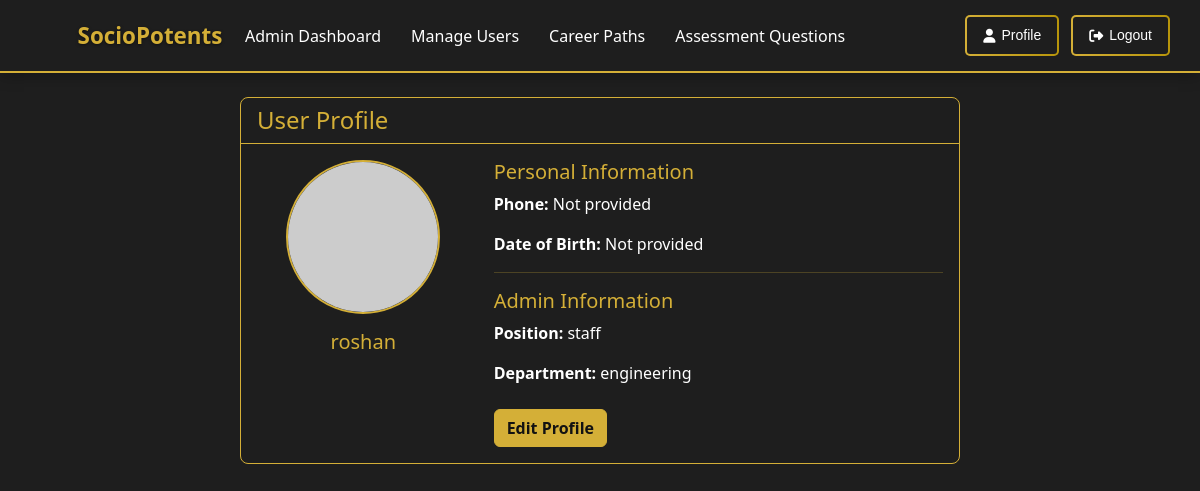
The app's page /profile/ (signed in) with its own data.
### career_site/models.py (models this page shows, shortened)
class User(AbstractUser):
    is_student = models.BooleanField(default=False)
    is_admin = models.BooleanField(default=False)
    phone = models.CharField(max_length=15, blank=True)
    date_of_birth = models.DateField(null=True, blank=True)

class AdminProfile(models.Model):
    user = models.OneToOneField(User, on_delete=models.CASCADE, primary_key=True)
    position = models.CharField(max_length=100)
    department = models.CharField(max_length=100)

### career_site/views.py (the view)
# urls.py: path('profile/', views.profile, name='profile'),
@login_required
def profile(request):
    if request.user.is_student:
        profile = request.user.studentprofile
    elif request.user.is_admin:
        profile = request.user.adminprofile
    else:
        profile = None
    return render(request, 'profile.html', {'profile': profile})

### career_site/templates/profile.html (shortened to what this page needs)
{% extends 'base.html' %}
{% block content %}
<div class="container mt-4">
    <div class="row justify-content-center">
        <div class="col-md-8">
            <div class="card" style="background-color: #1E1E1E; border-color: #D4AF37;">
                <div class="card-header" style="border-color: #D4AF37;">
                    <h4 class="mb-0" style="color: #D4AF37;">User Profile</h4>
                </div>
                <div class="card-body">
                    <div class="row">
                        <div class="col-md-4 text-center">
                            {% if user.profile_picture %}
                                <img src="{{ user.profile_picture.url }}" class="rounded-circle mb-3" alt="Profile Picture" style="width: 150px; height: 150px; object-fit: cover; border: 2px solid #D4AF37;">
                            {% else %}
                                <img src="https://via.placeholder.com/150" class="rounded-circle mb-3" alt="Default Profile Picture" style="border: 2px solid #D4AF37;">
                            {% endif %}
                            <h5 style="color: #D4AF37;">{{ user.username }}</h5>
                        </div>
                        <div class="col-md-8">
                            <h5 style="color: #D4AF37;">Personal Information</h5>
                            <p class="text-white"><strong>Phone:</strong> {{ user.phone|default:"Not provided" }}</p>
                            <p class="text-white"><strong>Date of Birth:</strong> {{ user.date_of_birth|default:"Not provided" }}</p>
                            {% if user.is_student %}
                                <hr style="border-color: #D4AF37;">
                                <h5 style="color: #D4AF37;">Student Information</h5>
                                <p class="text-white"><strong>Education Level:</strong> {{ profile.education_level|default:"Not provided" }}</p>
                                <p class="text-white"><strong>Interests:</strong> {{ profile.interests|default:"Not provided" }}</p>
                                <p class="text-white"><strong>Skills:</strong> {{ profile.skills|default:"Not provided" }}</p>
                                <p class="text-white"><strong>Career Goals:</strong> {{ profile.career_goals|default:"Not provided" }}</p>
                            {% elif user.is_admin %}
                                <hr style="border-color: #D4AF37;">
                                <h5 style="color: #D4AF37;">Admin Information</h5>
                                <p class="text-white"><strong>Position:</strong> {{ profile.position|default:"Not provided" }}</p>
                                <p class="text-white"><strong>Department:</strong> {{ profile.department|default:"Not provided" }}</p>
                            {% endif %}
                            <div class="mt-4">
                                <a href="{% url 'profile-update' %}" class="btn btn-primary">Edit Profile</a>
                            </div>
                        </div>
                    </div>
                </div>
            </div>
        </div>
    </div>
</div>
{% endblock %}

### records on screen
User: username "roshan", phone "Not provided", date_of_birth "Not provided"
AdminProfile: position "staff", department "engineering"
